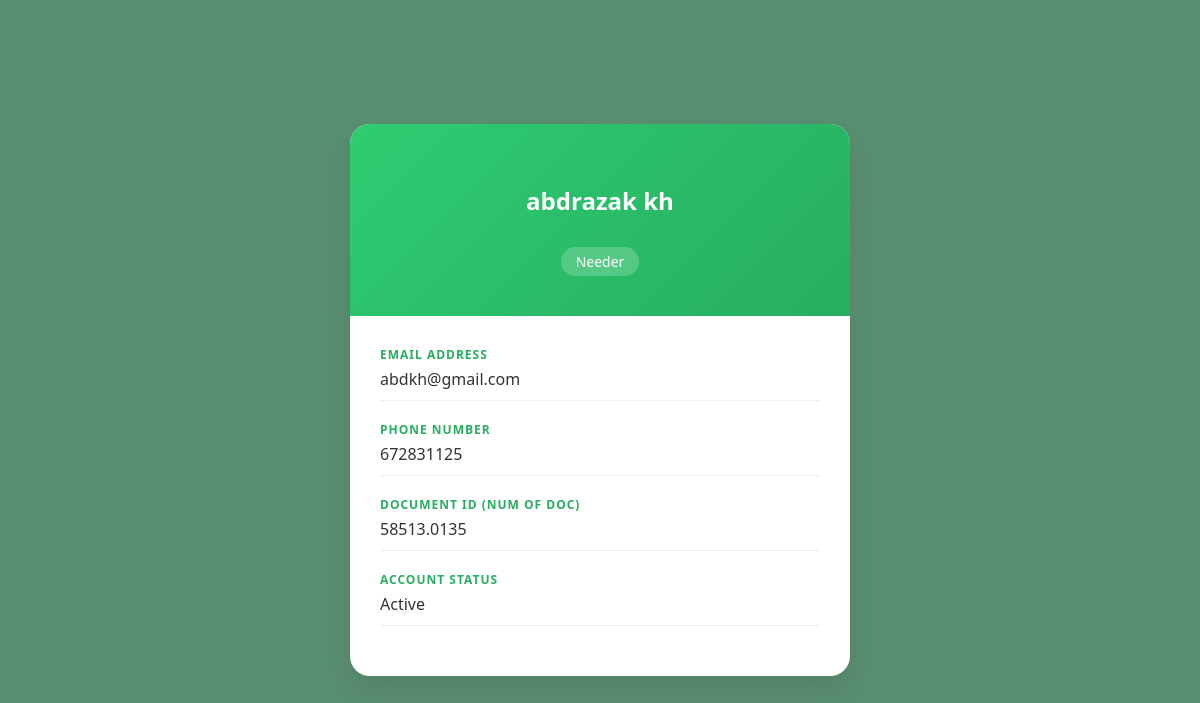
/profile.php (signed in), run on the app's committed database.
### tables this page shows
CREATE TABLE `user` (
  `userID` int(10) NOT NULL,
  `fullName` char(30) NOT NULL,
  `email` varchar(60) NOT NULL,
  `phone` varchar(20) NOT NULL,
  `docID` varchar(20) NOT NULL,
  `passw` varchar(255) NOT NULL,
  `userRole` enum('helper','needer') NOT NULL DEFAULT 'needer'
);

### profile.php (the view, shortened to what this page needs)
<?php
include 'confi.php';
$userID = $_SESSION['user_id'];
$sql = "SELECT fullName, email, userRole, phone, docID FROM user WHERE userID = ?";
$stmt = $conn->prepare($sql);
$stmt->bind_param("i", $userID);
$stmt->execute();
$result = $stmt->get_result();
$user = $result->fetch_assoc();
?>
<!DOCTYPE html>
<html lang="en">
<head>
</head>
<body>
<div class="profile-container">
    <div class="profile-header">
        <h2><?php echo htmlspecialchars($user['fullName']); ?></h2>
        <div class="role-badge"><?php echo ucfirst($user['userRole']); ?></div>
    </div>
    <div class="profile-content">
        <div class="info-row">
            <div class="info-label">Email Address</div>
            <div class="info-value"><?php echo htmlspecialchars($user['email']); ?></div>
        </div>
        <div class="info-row">
            <div class="info-label">Phone Number</div>
            <div class="info-value"><?php echo htmlspecialchars($user['phone']); ?></div>
        </div>
        <div class="info-row">
            <div class="info-label">Document ID (num of doc)</div>
            <div class="info-value"><?php echo htmlspecialchars($user['docID']); ?></div>
        </div>
        <div class="info-row">
            <div class="info-label">Account Status</div>
            <div class="info-value">Active</div>
        </div>
    </div>
</div>
</body>
</html>

### profile.php (style rules this page uses)
body { font-family: 'Segoe UI', Tahoma, Geneva, Verdana, sans-serif; background-color: #5a8f72; margin: 0; display: flex; justify-content: center; align-items: center; min-height: 100vh; padding: 40px 0; box-sizing: border-box; }
.profile-container { background: white; width: 500px; border-radius: 20px; box-shadow: 0 15px 35px rgba(0,0,0,0.1); overflow: hidden; }
.profile-header { background: linear-gradient(135deg, #2ecc71, #27ae60); padding: 40px 20px; text-align: center; color: white; }
.profile-content { padding: 30px; }
.info-row { margin-bottom: 20px; border-bottom: 1px solid #f0f0f0; padding-bottom: 10px; }
.info-label { color: #27ae60; font-size: 12px; font-weight: bold; text-transform: uppercase; letter-spacing: 1px; }
.info-value { color: #333; font-size: 16px; margin-top: 5px; }
.role-badge { display: inline-block; background: rgba(255,255,255,0.2); padding: 5px 15px; border-radius: 20px; font-size: 14px; margin-top: 10px; }

### data on the page
user: fullName "abdrazak kh", userRole "Needer", email "abdkh@gmail.com", phone "672831125", docID "58513.0135"
